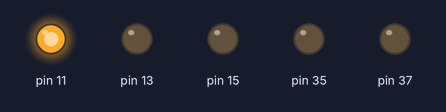
Simulated run of this program. Board: Raspberry Pi (header pin numbers). On the bench: output pins drawn as LEDs (lit = HIGH).

Above: at 0.2 s.
At 1.2 s:
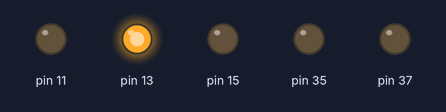
At 2.2 s:
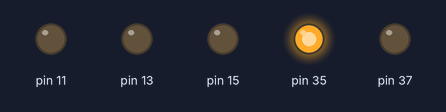
At 3.2 s:
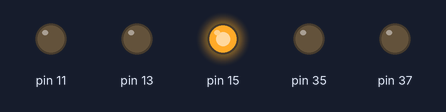
At 4.2 s:
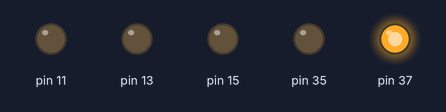
At 5.7 s:
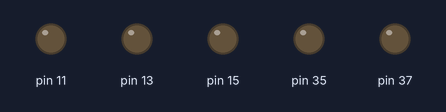
Timing chart, 0 to 6.5 s (numbered marks = the images above):
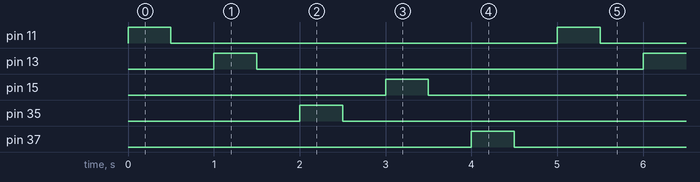

The program:

led.py
```python
import RPi.GPIO as g
import time

gsm = 11
plc = 13
send = 35
at = 15
code = 37

def blink(pin):
	g.setup(pin,g.OUT)
	g.output(pin,1)
	time.sleep(0.5)
	g.output(pin,0)
	time.sleep(0.5)


g.setmode(g.BOARD)
while True:
	blink(gsm)
	blink(plc)
	blink(send)
	blink(at)
	blink(code)
g.cleanup()
```

Measured:
- by itself, pin 11, pin 13, pin 15, pin 35, pin 37: alternates HIGH for 0.50 s and LOW for 4.5 s
